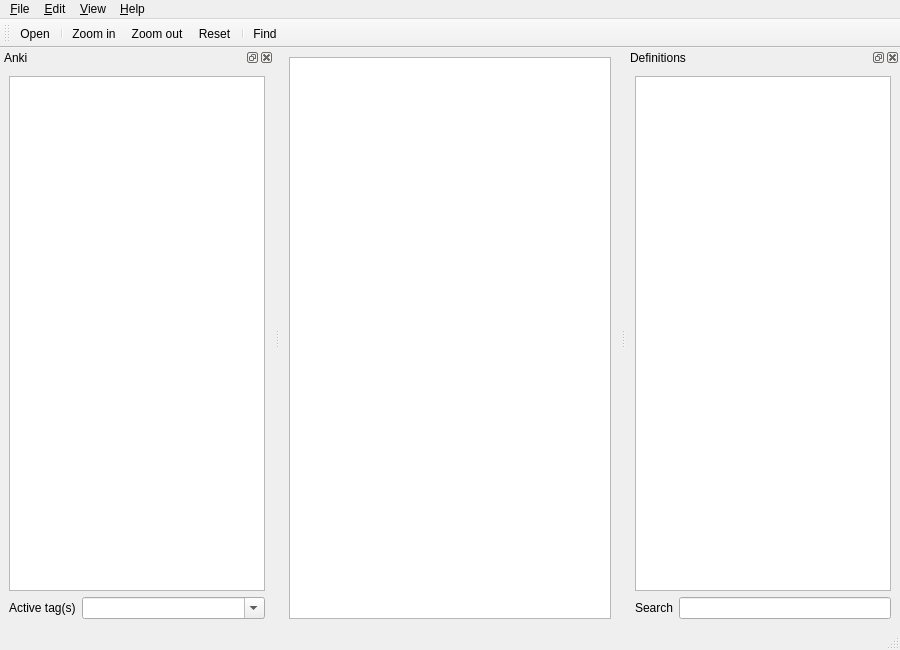
<?xml version="1.0" encoding="UTF-8"?>
<ui version="4.0">
 <class>MainWindowReader</class>
 <widget class="QMainWindow" name="MainWindowReader">
  <property name="geometry">
   <rect>
    <x>0</x>
    <y>0</y>
    <width>900</width>
    <height>650</height>
   </rect>
  </property>
  <property name="acceptDrops">
   <bool>true</bool>
  </property>
  <property name="windowTitle">
   <string>Yomichan</string>
  </property>
  <property name="windowIcon">
   <iconset>
    <normaloff>../img/logo32x32.png</normaloff>../img/logo32x32.png</iconset>
  </property>
  <widget class="QWidget" name="centralwidget">
   <layout class="QHBoxLayout" name="horizontalLayout">
    <item>
     <widget class="QPlainTextEdit" name="textContent">
      <property name="mouseTracking">
       <bool>true</bool>
      </property>
      <property name="readOnly">
       <bool>true</bool>
      </property>
     </widget>
    </item>
   </layout>
  </widget>
  <widget class="QMenuBar" name="menubar">
   <property name="geometry">
    <rect>
     <x>0</x>
     <y>0</y>
     <width>900</width>
     <height>23</height>
    </rect>
   </property>
   <widget class="QMenu" name="menuFile">
    <property name="title">
     <string>&amp;File</string>
    </property>
    <widget class="QMenu" name="menuOpenRecent">
     <property name="title">
      <string>Open &amp;recent</string>
     </property>
    </widget>
    <addaction name="actionOpen"/>
    <addaction name="menuOpenRecent"/>
    <addaction name="separator"/>
    <addaction name="actionQuit"/>
   </widget>
   <widget class="QMenu" name="menuEdit">
    <property name="title">
     <string>&amp;Edit</string>
    </property>
    <addaction name="actionCopyDefinition"/>
    <addaction name="actionCopyAllDefinitions"/>
    <addaction name="actionCopySentence"/>
    <addaction name="separator"/>
    <addaction name="actionFind"/>
    <addaction name="actionFindNext"/>
    <addaction name="separator"/>
    <addaction name="actionPreferences"/>
   </widget>
   <widget class="QMenu" name="menuHelp">
    <property name="title">
     <string>&amp;Help</string>
    </property>
    <addaction name="actionHomepage"/>
    <addaction name="actionFeedback"/>
    <addaction name="separator"/>
    <addaction name="actionAbout"/>
   </widget>
   <widget class="QMenu" name="menuView">
    <property name="title">
     <string>&amp;View</string>
    </property>
    <widget class="QMenu" name="menuTextSize">
     <property name="title">
      <string>&amp;Zoom</string>
     </property>
     <addaction name="actionZoomIn"/>
     <addaction name="actionZoomOut"/>
     <addaction name="separator"/>
     <addaction name="actionZoomReset"/>
    </widget>
    <addaction name="menuTextSize"/>
    <addaction name="separator"/>
    <addaction name="actionToggleDefinitions"/>
    <addaction name="actionToggleAnki"/>
    <addaction name="separator"/>
    <addaction name="actionToggleWrap"/>
   </widget>
   <addaction name="menuFile"/>
   <addaction name="menuEdit"/>
   <addaction name="menuView"/>
   <addaction name="menuHelp"/>
  </widget>
  <widget class="QToolBar" name="toolBar">
   <property name="windowTitle">
    <string>toolBar</string>
   </property>
   <property name="iconSize">
    <size>
     <width>16</width>
     <height>16</height>
    </size>
   </property>
   <attribute name="toolBarArea">
    <enum>TopToolBarArea</enum>
   </attribute>
   <attribute name="toolBarBreak">
    <bool>false</bool>
   </attribute>
   <addaction name="actionOpen"/>
   <addaction name="separator"/>
   <addaction name="actionZoomIn"/>
   <addaction name="actionZoomOut"/>
   <addaction name="actionZoomReset"/>
   <addaction name="separator"/>
   <addaction name="actionFind"/>
  </widget>
  <widget class="QDockWidget" name="dockDefinitions">
   <property name="windowTitle">
    <string>Definitions</string>
   </property>
   <attribute name="dockWidgetArea">
    <number>2</number>
   </attribute>
   <widget class="QWidget" name="dockWidgetContents">
    <layout class="QVBoxLayout" name="verticalLayout">
     <item>
      <widget class="QTextBrowser" name="textDefinitions">
       <property name="acceptDrops">
        <bool>false</bool>
       </property>
       <property name="openLinks">
        <bool>false</bool>
       </property>
      </widget>
     </item>
     <item>
      <layout class="QHBoxLayout" name="horizontalLayout_3">
       <item>
        <widget class="QLabel" name="label">
         <property name="text">
          <string>Search</string>
         </property>
        </widget>
       </item>
       <item>
        <widget class="QLineEdit" name="textDefinitionSearch"/>
       </item>
      </layout>
     </item>
    </layout>
   </widget>
  </widget>
  <widget class="QStatusBar" name="statusBar"/>
  <widget class="QDockWidget" name="dockAnki">
   <property name="windowTitle">
    <string>Anki</string>
   </property>
   <attribute name="dockWidgetArea">
    <number>1</number>
   </attribute>
   <widget class="QWidget" name="dockWidgetContents_2">
    <layout class="QVBoxLayout" name="verticalLayout_2">
     <item>
      <widget class="QListWidget" name="listDefinitions"/>
     </item>
     <item>
      <layout class="QHBoxLayout" name="horizontalLayout_2">
       <item>
        <widget class="QLabel" name="label_3">
         <property name="text">
          <string>Active tag(s)</string>
         </property>
        </widget>
       </item>
       <item>
        <widget class="QComboBox" name="comboTags">
         <property name="sizePolicy">
          <sizepolicy hsizetype="Expanding" vsizetype="Fixed">
           <horstretch>0</horstretch>
           <verstretch>0</verstretch>
          </sizepolicy>
         </property>
         <property name="editable">
          <bool>true</bool>
         </property>
        </widget>
       </item>
      </layout>
     </item>
    </layout>
   </widget>
  </widget>
  <action name="actionOpen">
   <property name="icon">
    <iconset>
     <normaloff>../img/folder_page.png</normaloff>../img/folder_page.png</iconset>
   </property>
   <property name="text">
    <string>&amp;Open...</string>
   </property>
   <property name="toolTip">
    <string>Open file</string>
   </property>
   <property name="shortcut">
    <string>Ctrl+O</string>
   </property>
   <property name="iconVisibleInMenu">
    <bool>true</bool>
   </property>
  </action>
  <action name="actionQuit">
   <property name="icon">
    <iconset>
     <normaloff>../img/cross.png</normaloff>../img/cross.png</iconset>
   </property>
   <property name="text">
    <string>&amp;Quit</string>
   </property>
   <property name="toolTip">
    <string>Quit Yomichan</string>
   </property>
   <property name="shortcut">
    <string>Ctrl+Q</string>
   </property>
   <property name="iconVisibleInMenu">
    <bool>true</bool>
   </property>
  </action>
  <action name="actionPreferences">
   <property name="icon">
    <iconset>
     <normaloff>../img/wrench.png</normaloff>../img/wrench.png</iconset>
   </property>
   <property name="text">
    <string>&amp;Preferences...</string>
   </property>
   <property name="toolTip">
    <string>Edit preferences</string>
   </property>
   <property name="iconVisibleInMenu">
    <bool>true</bool>
   </property>
  </action>
  <action name="actionAbout">
   <property name="icon">
    <iconset>
     <normaloff>../img/information.png</normaloff>../img/information.png</iconset>
   </property>
   <property name="text">
    <string>&amp;About...</string>
   </property>
   <property name="toolTip">
    <string>About Yomichan</string>
   </property>
   <property name="shortcut">
    <string>F1</string>
   </property>
   <property name="iconVisibleInMenu">
    <bool>true</bool>
   </property>
  </action>
  <action name="actionZoomIn">
   <property name="icon">
    <iconset>
     <normaloff>../img/magnifier_zoom_in.png</normaloff>../img/magnifier_zoom_in.png</iconset>
   </property>
   <property name="text">
    <string>Zoom &amp;in</string>
   </property>
   <property name="shortcut">
    <string>Ctrl++</string>
   </property>
   <property name="iconVisibleInMenu">
    <bool>true</bool>
   </property>
  </action>
  <action name="actionZoomOut">
   <property name="icon">
    <iconset>
     <normaloff>../img/magifier_zoom_out.png</normaloff>../img/magifier_zoom_out.png</iconset>
   </property>
   <property name="text">
    <string>Zoom &amp;out</string>
   </property>
   <property name="shortcut">
    <string>Ctrl+-</string>
   </property>
   <property name="iconVisibleInMenu">
    <bool>true</bool>
   </property>
  </action>
  <action name="actionZoomReset">
   <property name="icon">
    <iconset>
     <normaloff>../img/magnifier.png</normaloff>../img/magnifier.png</iconset>
   </property>
   <property name="text">
    <string>&amp;Reset</string>
   </property>
   <property name="toolTip">
    <string>Reset zoom</string>
   </property>
   <property name="shortcut">
    <string>Ctrl+0</string>
   </property>
   <property name="iconVisibleInMenu">
    <bool>true</bool>
   </property>
  </action>
  <action name="actionFind">
   <property name="icon">
    <iconset>
     <normaloff>../img/find.png</normaloff>../img/find.png</iconset>
   </property>
   <property name="text">
    <string>&amp;Find...</string>
   </property>
   <property name="toolTip">
    <string>Find text</string>
   </property>
   <property name="shortcut">
    <string>Ctrl+F</string>
   </property>
   <property name="iconVisibleInMenu">
    <bool>true</bool>
   </property>
  </action>
  <action name="actionFindNext">
   <property name="text">
    <string>Find &amp;next</string>
   </property>
   <property name="toolTip">
    <string>Find text again</string>
   </property>
   <property name="shortcut">
    <string>F3</string>
   </property>
  </action>
  <action name="actionToggleWrap">
   <property name="checkable">
    <bool>true</bool>
   </property>
   <property name="checked">
    <bool>true</bool>
   </property>
   <property name="text">
    <string>&amp;Word wrap</string>
   </property>
   <property name="toolTip">
    <string>Toggle word wrap</string>
   </property>
  </action>
  <action name="actionToggleDefinitions">
   <property name="checkable">
    <bool>true</bool>
   </property>
   <property name="text">
    <string>&amp;Definitions</string>
   </property>
   <property name="toolTip">
    <string>Toggle definitions</string>
   </property>
  </action>
  <action name="actionCopyDefinition">
   <property name="icon">
    <iconset>
     <normaloff>../img/page_copy.png</normaloff>../img/page_copy.png</iconset>
   </property>
   <property name="text">
    <string>Copy &amp;definition</string>
   </property>
   <property name="shortcut">
    <string>Ctrl+D</string>
   </property>
   <property name="iconVisibleInMenu">
    <bool>true</bool>
   </property>
  </action>
  <action name="actionCopyAllDefinitions">
   <property name="text">
    <string>Copy &amp;all definitions</string>
   </property>
  </action>
  <action name="actionHomepage">
   <property name="icon">
    <iconset>
     <normaloff>../img/world_go.png</normaloff>../img/world_go.png</iconset>
   </property>
   <property name="text">
    <string>&amp;Homepage...</string>
   </property>
   <property name="toolTip">
    <string>Yomichan homepage</string>
   </property>
   <property name="iconVisibleInMenu">
    <bool>true</bool>
   </property>
  </action>
  <action name="actionToggleAnki">
   <property name="checkable">
    <bool>true</bool>
   </property>
   <property name="text">
    <string>&amp;Anki</string>
   </property>
  </action>
  <action name="actionCopySentence">
   <property name="text">
    <string>Copy sen&amp;tence</string>
   </property>
   <property name="shortcut">
    <string>Ctrl+T</string>
   </property>
  </action>
  <action name="actionFeedback">
   <property name="icon">
    <iconset>
     <normaloff>../img/email.png</normaloff>../img/email.png</iconset>
   </property>
   <property name="text">
    <string>&amp;Feedback...</string>
   </property>
  </action>
 </widget>
 <resources/>
 <connections>
  <connection>
   <sender>actionToggleDefinitions</sender>
   <signal>toggled(bool)</signal>
   <receiver>dockDefinitions</receiver>
   <slot>setVisible(bool)</slot>
   <hints>
    <hint type="sourcelabel">
     <x>-1</x>
     <y>-1</y>
    </hint>
    <hint type="destinationlabel">
     <x>634</x>
     <y>313</y>
    </hint>
   </hints>
  </connection>
  <connection>
   <sender>actionQuit</sender>
   <signal>triggered()</signal>
   <receiver>MainWindowReader</receiver>
   <slot>close()</slot>
   <hints>
    <hint type="sourcelabel">
     <x>-1</x>
     <y>-1</y>
    </hint>
    <hint type="destinationlabel">
     <x>449</x>
     <y>324</y>
    </hint>
   </hints>
  </connection>
  <connection>
   <sender>actionToggleAnki</sender>
   <signal>toggled(bool)</signal>
   <receiver>dockAnki</receiver>
   <slot>setVisible(bool)</slot>
   <hints>
    <hint type="sourcelabel">
     <x>-1</x>
     <y>-1</y>
    </hint>
    <hint type="destinationlabel">
     <x>136</x>
     <y>342</y>
    </hint>
   </hints>
  </connection>
 </connections>
</ui>
